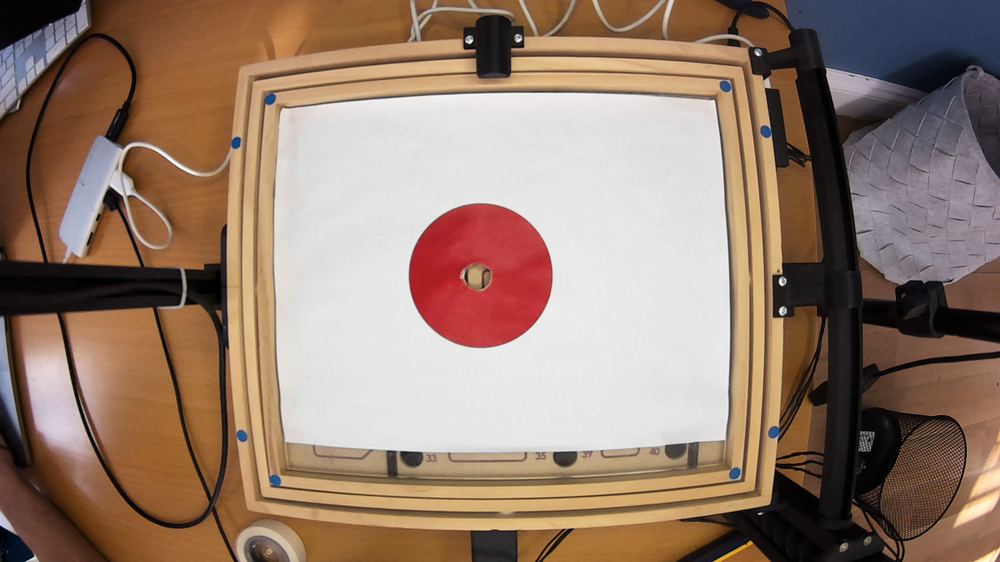
#> input picture state_est/board.png, 1000 x 562 px, shrunk from 1920 x 1080 before the run
$ python get_circle_boundary.py
#> lines starting #> are read from the running program, lines starting #| are printed output that depends on the picture; after the words box and inside, x2 and y2 are one past the last pixel; in counts of white or black regions, pixels touching at a corner belong together
# goal of this script is to load one captured image and detect the boundary of the red cicle in the undistorted and scaled down scale
# if verbose is true we display the taken image and mark the detected circle
# then we return the (x,y) coordinates of the circle boundary

import cv2
import numpy as np

def get_circle_boundary(image_path, config_txt, verbose=False):
#> called with image_path = 'board.png', config_txt = 'calib_razer_data.txt', verbose = True
    img = cv2.imread(image_path)
#> img is the input picture: shape (562, 1000, 3); mean B, G, R 110.6, 126.5, 150.7
    if img is None:
        raise Exception("Could not load image.")
    # Optionally load calibration parameters from config_txt (placeholder)

    # Convert to HSV and create masks for red color
    hsv = cv2.cvtColor(img, cv2.COLOR_BGR2HSV)
#> hsv: shape (562, 1000, 3); mean H, S, V 41.5, 85.4, 152.5
    lower_red1 = np.array([0, 100, 100])
    upper_red1 = np.array([10, 255, 255])
    lower_red2 = np.array([160, 100, 100])
    upper_red2 = np.array([179, 255, 255])
    mask1 = cv2.inRange(hsv, lower_red1, upper_red1)
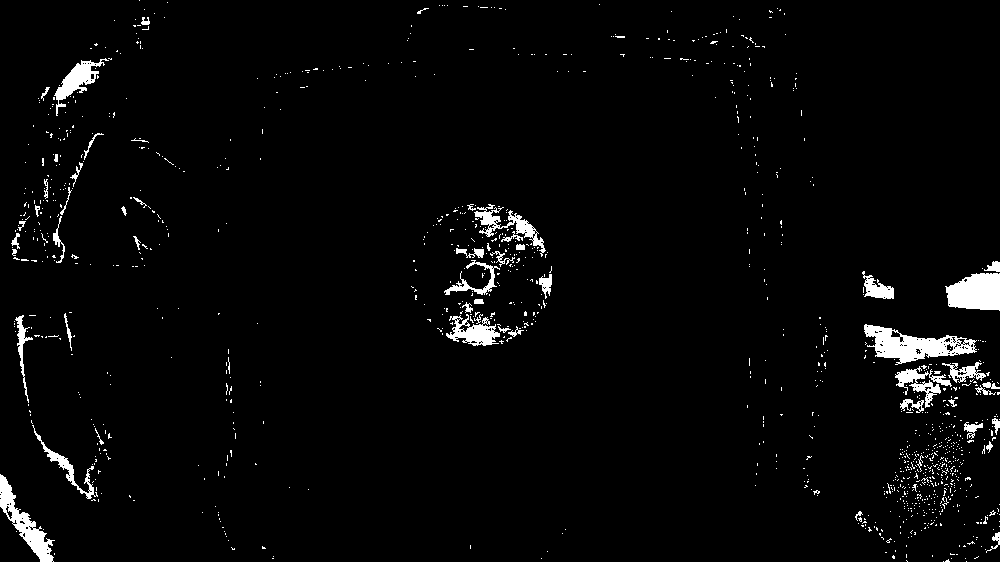
#> mask1: shape (562, 1000); 2.9% white; 1143 white regions (1089 under 20 px), largest, box (x1, y1, x2, y2) and area: (864, 324, 977, 365) 2116, (945, 273, 1000, 311) 1671, (0, 474, 55, 562) 1386
    mask2 = cv2.inRange(hsv, lower_red2, upper_red2)
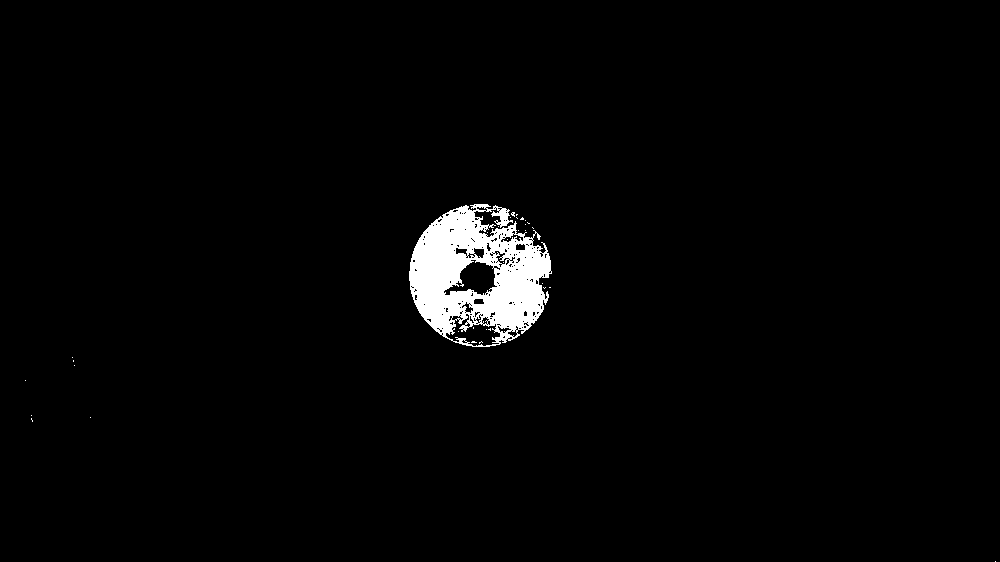
#> mask2: shape (562, 1000); 2.2% white; 33 white regions (32 under 20 px), largest, box (x1, y1, x2, y2) and area: (409, 204, 552, 347) 12062
    mask = cv2.bitwise_or(mask1, mask2)
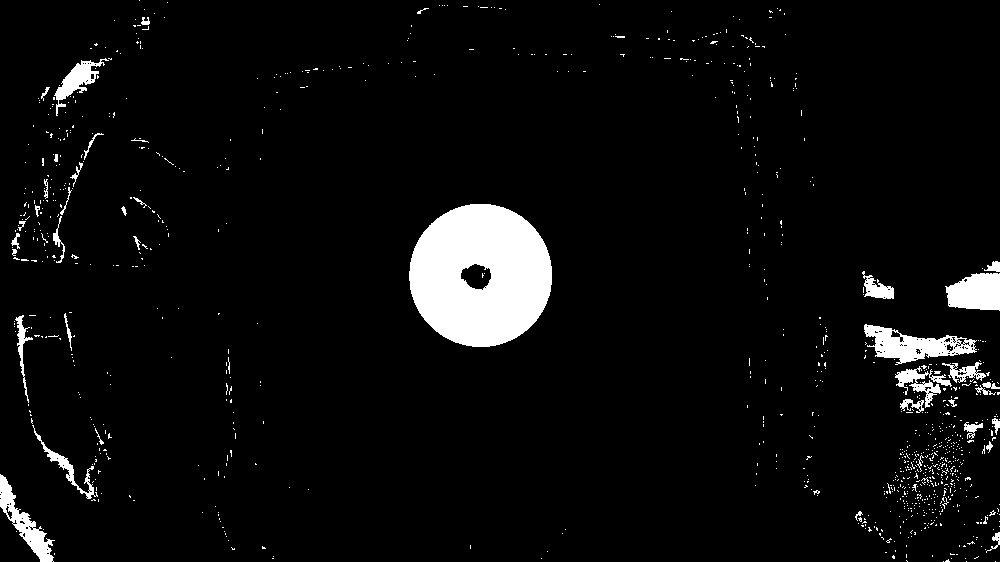
#> mask: shape (562, 1000); 5.1% white; 990 white regions (949 under 20 px)

    # Find contours from the mask
    contours, _ = cv2.findContours(mask, cv2.RETR_EXTERNAL, cv2.CHAIN_APPROX_SIMPLE)
#> contours = 986 contours, 958 with area under 20; largest, box (x1, y1, x2, y2) and area: (409, 204, 552, 347) 15898, (864, 324, 977, 365) 2188, (945, 273, 1000, 311) 1596, (0, 474, 55, 562) 1325, (54, 58, 109, 116) 816
    if not contours:
        raise Exception("No red circle found.")
    # Choose the largest contour
    cnt = max(contours, key=cv2.contourArea)
#> cnt = contour of 204 points, box (x1, y1, x2, y2) (409, 204, 552, 347), area 15898
    (x, y), radius = cv2.minEnclosingCircle(cnt)
#> x = 480.3; y = 274.9; radius = 71.67

    if radius < 1:
        raise Exception("Detected circle is too small.")

    # Define radius_int unconditionally -- it is part of the return value below,
    # so it must exist even when verbose is False (previously this only ran inside
    # the verbose block, crashing the normal path with UnboundLocalError).
    radius_int = int(radius)
#> radius_int = 71

    # If verbose, display the detected circle on the image
    if verbose:
        output = img.copy()
        center = (int(x), int(y))
#> center = (480, 274)
        cv2.circle(output, center, radius_int, (0, 255, 0), 2)
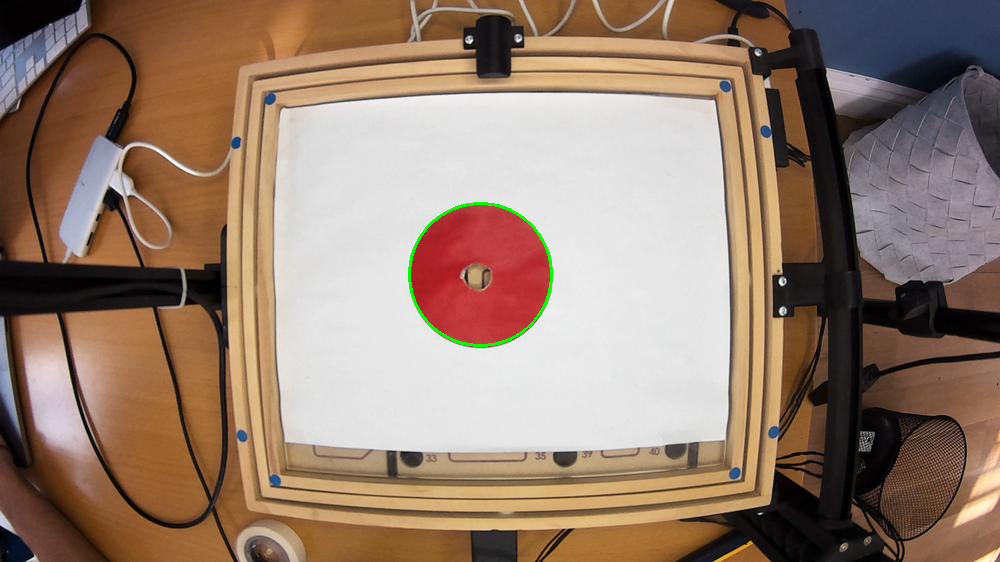
#> output: shape (562, 1000, 3); 0.23% of pixels changed, all inside (x1, y1, x2, y2) = (408, 202, 553, 347)
        cv2.circle(output, center, 2, (0, 0, 255), 3)
#> output: shape (562, 1000, 3); 0.01% of pixels changed, all inside (x1, y1, x2, y2) = (476, 270, 485, 279)
        cv2.imshow("Detected Circle", output)
        cv2.waitKey(0)
        cv2.destroyAllWindows()

    # Return the circle parameters : (x,y) of the center and the radius
    return (int(x), int(y)), radius_int

# Example usage
if __name__ == "__main__":
    image_path = "board.png"
    config_txt = "calib_razer_data.txt"
    verbose = True
    try:
        circle_parameters = get_circle_boundary(image_path, config_txt, verbose)
#> circle_parameters = ((480, 274), 71)
        print("Circle parameters (center and radius):", circle_parameters)
#| Circle parameters (center and radius): ((480, 274), 71)
    except Exception as e:
        print("Error:", e)
